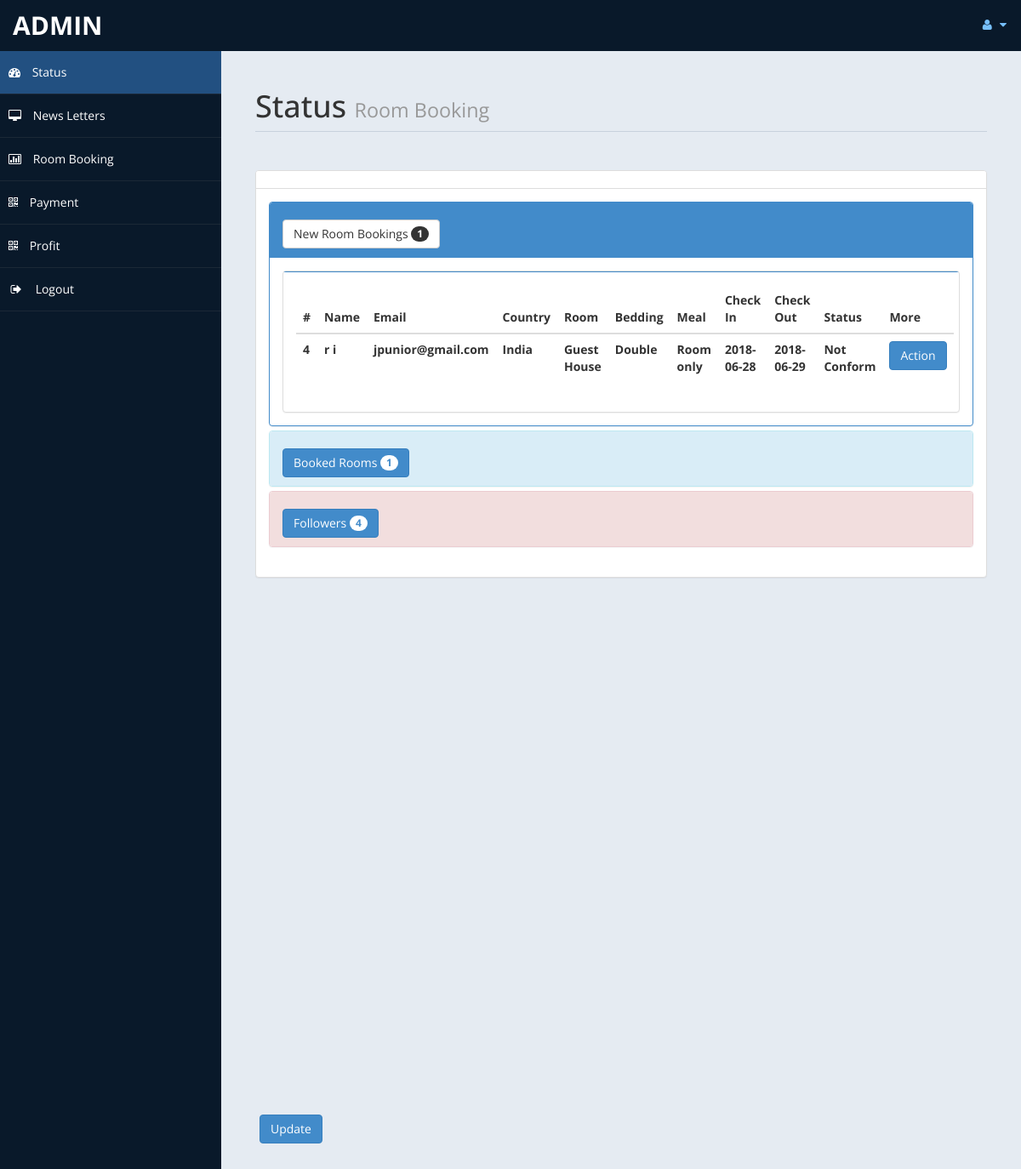
The page /admin/home.php (signed in) on the database its author committed.
### tables this page shows
CREATE TABLE `roombook` (
  `id` int(10) UNSIGNED NOT NULL,
  `Title` varchar(5) DEFAULT NULL,
  `FName` text,
  `LName` text,
  `Email` varchar(50) DEFAULT NULL,
  `National` varchar(30) DEFAULT NULL,
  `Country` varchar(30) DEFAULT NULL,
  `Phone` text,
  `TRoom` varchar(20) DEFAULT NULL,
  `Bed` varchar(10) DEFAULT NULL,
  `NRoom` varchar(2) DEFAULT NULL,
  `Meal` varchar(15) DEFAULT NULL,
  `cin` date DEFAULT NULL,
  `cout` date DEFAULT NULL,
  `stat` varchar(15) DEFAULT NULL,
  `nodays` int(11) DEFAULT NULL
);

### admin/home.php (the view, shortened to what this page needs)
<!DOCTYPE html>
<html xmlns="http://www.w3.org/1999/xhtml">
<head>
    <link href="assets/css/bootstrap.css" rel="stylesheet" />
    <link href="assets/css/font-awesome.css" rel="stylesheet" />
    <link href="assets/js/morris/morris-0.4.3.min.css" rel="stylesheet" />
    <link href="assets/css/custom-styles.css" rel="stylesheet" />
</head>
<body>
    <div id="wrapper">
        <nav class="navbar navbar-default top-navbar" role="navigation">
            <div class="navbar-header">
                <a class="navbar-brand" href="home.php"> <?php echo $_SESSION["user"]; ?> </a>
            </div>
            <ul class="nav navbar-top-links navbar-right">
                <li class="dropdown">
                    <a class="dropdown-toggle" data-toggle="dropdown" href="#" aria-expanded="false">
                        <i class="fa fa-user fa-fw"></i> <i class="fa fa-caret-down"></i>
                    </a>
                </li>
            </ul>
        </nav>
        <nav class="navbar-default navbar-side" role="navigation">
            <div class="sidebar-collapse">
                <ul class="nav" id="main-menu">
                    <li>
                        <a class="active-menu" href="home.php"><i class="fa fa-dashboard"></i> Status</a>
                    </li>
                    <li>
                        <a href="messages.php"><i class="fa fa-desktop"></i> News Letters</a>
                    </li>
					<li>
                        <a href="roombook.php"><i class="fa fa-bar-chart-o"></i> Room Booking</a>
                    </li>
                    <li>
                        <a href="payment.php"><i class="fa fa-qrcode"></i> Payment</a>
                    </li>
                    <li>
                        <a  href="profit.php"><i class="fa fa-qrcode"></i> Profit</a>
                    </li>
                    <li>
                        <a href="logout.php"><i class="fa fa-sign-out fa-fw"></i> Logout</a>
                    </li>
					</ul>
            </div>
        </nav>
        <div id="page-wrapper">
            <div id="page-inner">
                <div class="row">
                    <div class="col-md-12">
                        <h1 class="page-header">
                            Status <small>Room Booking </small>
                        </h1>
                    </div>
                </div>
				<?php
						include ('db.php');
						$sql = "select * from roombook";
						$re = mysqli_query($con,$sql);
						$c =0;
						while($row=mysqli_fetch_array($re) )
						{
								$new = $row['stat'];
								if($new=="Not Conform")
								{
									$c = $c + 1;
								}
						}
				?>
					<div class="row">
                <div class="col-md-12">
                    <div class="panel panel-default">
                        <div class="panel-heading">
                        </div>
                        <div class="panel-body">
                            <div class="panel-group" id="accordion">
							<div class="panel panel-primary">
                                    <div class="panel-heading">
                                        <h4 class="panel-title">
                                            <a data-toggle="collapse" data-parent="#accordion" href="#collapseTwo">
											<button class="btn btn-default" type="button">
												 New Room Bookings  <span class="badge"><?php echo $c ; ?></span>
											</button>
											</a>
                                        </h4>
                                    </div>
                                    <div id="collapseTwo" class="panel-collapse in" style="height: auto;">
                                        <div class="panel-body">
                                           <div class="panel panel-default">
                        <div class="panel-body">
                            <div class="table-responsive">
                                <table class="table">
                                    <thead>
                                        <tr>
                                            <th>#</th>
                                            <th>Name</th>
                                            <th>Email</th>
                                            <th>Country</th>
											<th>Room</th>
											<th>Bedding</th>
											<th>Meal</th>
											<th>Check In</th>
											<th>Check Out</th>
											<th>Status</th>
											<th>More</th>
                                        </tr>
                                    </thead>
                                    <tbody>
									<?php
									$tsql = "select * from roombook";
									$tre = mysqli_query($con,$tsql);
									while($trow=mysqli_fetch_array($tre) )
									{
										$co =$trow['stat'];
										if($co=="Not Conform")
										{
											echo"<tr>
												<th>".$trow['id']."</th>
												<th>".$trow['FName']." ".$trow['LName']."</th>
												<th>".$trow['Email']."</th>
												<th>".$trow['Country']."</th>
												<th>".$trow['TRoom']."</th>
												<th>".$trow['Bed']."</th>
												<th>".$trow['Meal']."</th>
												<th>".$trow['cin']."</th>
												<th>".$trow['cout']."</th>
												<th>".$trow['stat']."</th>
												<th><a href='roombook.php?rid=".$trow['id']." ' class='btn btn-primary'>Action</a></th>
												</tr>";
										}
									}
									?>
                                    </tbody>
                                </table>
                            </div>
                        </div>
                    </div>
                                        </div>
                                    </div>
                                </div>
								<?php
								$rsql = "SELECT * FROM `roombook`";
								$rre = mysqli_query($con,$rsql);
								$r =0;
								while($row=mysqli_fetch_array($rre) )
								{
										$br = $row['stat'];
										if($br=="Conform")
										{
											$r = $r + 1;
										}
								}
								?>
                                <div class="panel panel-info">
                                    <div class="panel-heading">
                                        <h4 class="panel-title">
                                            <a data-toggle="collapse" data-parent="#accordion" href="#collapseOne" class="collapsed">
											<button class="btn btn-primary" type="button">
												 Booked Rooms  <span class="badge"><?php echo $r ; ?></span>
											</button>
											</a>
                                        </h4>
                                    </div>
                                </div>
                                <?php
								$fsql = "SELECT * FROM `contact`";
								$fre = mysqli_query($con,$fsql);
								$f =0;
								while($row=mysqli_fetch_array($fre) )
								{
										$f = $f + 1;
								}
								?>
                                <div class="panel panel-danger">
                                    <div class="panel-heading">
                                        <h4 class="panel-title">
                                            <a data-toggle="collapse" data-parent="#accordion" href="#collapseThree" class="collapsed">
											<button class="btn btn-primary" type="button">
												 Followers  <span class="badge"><?php echo $f ; ?></span>
											</button>
											</a>
                                        </h4>
                                    </div>
                                    </div>
                                </div>
                            </div>
                        </div>
                    </div>
                </div>
            </div>
				<div class='panel-body'>
                            <button class='btn btn-primary btn' data-toggle='modal' data-target='#myModal'>
                              Update
                            </button>
                            </div>
                        </div>
            </div>
</body>
</html>

### admin/assets/css/custom-styles.css (style rules this page uses)
body { font-family: 'Open Sans', sans-serif; }
#wrapper { width: 100%; background:#09192A; }
#page-wrapper { padding: 15px 15px; min-height: 600px; background:#E5EBF2; }
#page-inner { width:100%; margin:10px 20px 10px 0px; background-color:transparent; padding:10px; min-height:1200px; }
h1, .h1, h2, .h2, h3, .h3 { margin-top: 7px; margin-bottom: -5px; }
h4 { padding-top:10px; }
.page-header { padding-bottom: 9px; margin: 10px 0 45px; border-bottom: 1px solid #C7D1DD; }
.panel-default > .panel-heading { color: #000; background-color: #FFFFFF; border-color: #ddd; font-weight:bold; }
.top-navbar { margin:0px; }
.top-navbar .navbar-brand { color: #fff; width: 260px; text-align: left; height: 60px; font-size: 30px; font-weight: 700; text-transform: uppercase; line-height: 30px; }
.top-navbar .nav > li { position: relative; display: inline-block; }
.top-navbar .nav > li > a { position: relative; display: block; padding: 19px 15px; color: #77C0FD; }
.active-menu { background-color:#225081!important; }
.sidebar-collapse , .sidebar-collapse .nav { background:none; }
.sidebar-collapse .nav { padding:0; }
.sidebar-collapse .nav > li > a { color:#fff; background:transparent; text-shadow:none; }
.sidebar-collapse > .nav > li > a { padding:15px 10px; }
.sidebar-collapse > .nav > li { border-bottom: 1px solid rgba(107, 108, 109, 0.19); }
.navbar-side { border:none; background-color: transparent; }
.top-navbar { background:#09192A; border-bottom:none; }
.top-navbar .nav > li > a > i { margin-right: 2px; }
.navbar-default { border:0px solid black; }
.navbar-header { background: #09192A; }
.nav > li > a > i { margin-right:10px; }
@media (min-width:768px) { #page-wrapper { margin: 0 0 0 260px; padding: 15px 30px; min-height: 1200px; } }
@media (min-width:768px) { .navbar-side { z-index: 1; position: absolute; width: 260px; } }
@media (min-width:768px) { .navbar { border-radius: 0px; } }

### rows shown on the page
roombook: id "4", FName "r", LName "i", Email "jpunior@gmail.com", Country "India", TRoom "Guest House", Bed "Double", Meal "Room only", cin "2018-06-28", cout "2018-06-29", stat "Not Conform"

### other values the page prints
$_SESSION["user"] "ADMIN"
$c "1"
$r "1"
$f "4"
